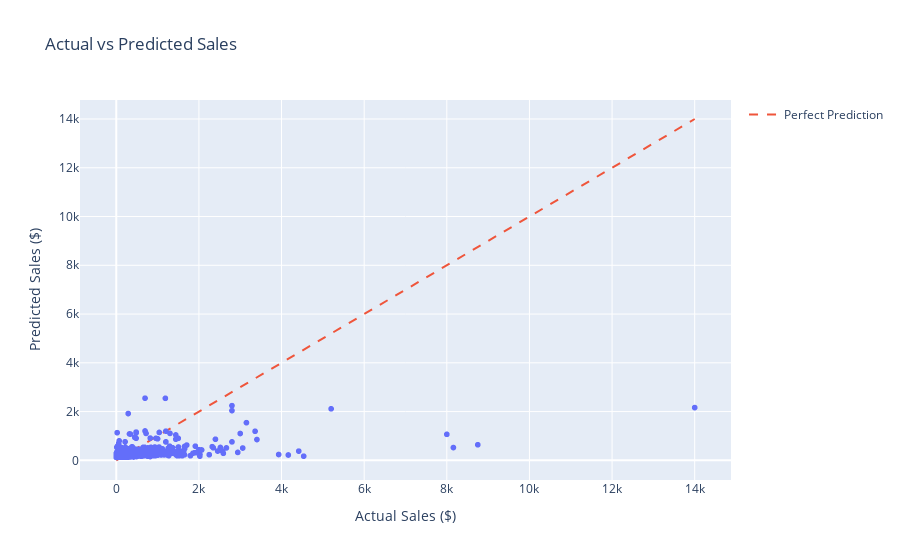

This figure's notebook cell:
### Code cell
# Plot actual vs predicted values
comparison_df = pd.DataFrame({
    'Actual': y_test,
    'Predicted': y_pred
})

fig = px.scatter(
    comparison_df,
    x='Actual',
    y='Predicted',
    title='Actual vs Predicted Sales',
    labels={'Actual': 'Actual Sales ($)', 'Predicted': 'Predicted Sales ($)'}
)

# Add perfect prediction line
fig.add_scatter(
    x=[comparison_df.Actual.min(), comparison_df.Actual.max()],
    y=[comparison_df.Actual.min(), comparison_df.Actual.max()],
    mode='lines',
    name='Perfect Prediction',
    line=dict(dash='dash')
)

fig.show()

### Figure 1 — Plotly figure (JSON) as saved in the notebook; plotly's stock layout.template omitted (floating-point values rounded to 4 significant figures; data arrays with more than 128 entries replaced by an {"elided": "..."} marker saying what was removed)
{"data": [{"hovertemplate": "Actual Sales ($)=%{x}<br>Predicted Sales ($)=%{y}<extra></extra>", "legendgroup": "", "marker": {"color": "#636efa", "symbol": "circle"}, "mode": "markers", "name": "", "showlegend": false, "type": "scattergl", "x": {"elided": "1960 float values"}, "xaxis": "x", "y": {"elided": "1960 float values"}, "yaxis": "y"}, {"line": {"dash": "dash"}, "mode": "lines", "name": "Perfect Prediction", "type": "scatter", "x": [0.444, 14000.0], "y": [0.444, 14000.0]}], "layout": {"autosize": true, "legend": {"tracegroupgap": 0}, "title": {"text": "Actual vs Predicted Sales"}, "xaxis": {"anchor": "y", "autorange": true, "domain": [0, 1], "range": [-924.7, 14930.0], "title": {"text": "Actual Sales ($)"}, "type": "linear"}, "yaxis": {"anchor": "x", "autorange": true, "domain": [0, 1], "range": [-990.9, 14790.0], "title": {"text": "Predicted Sales ($)"}, "type": "linear"}}}
